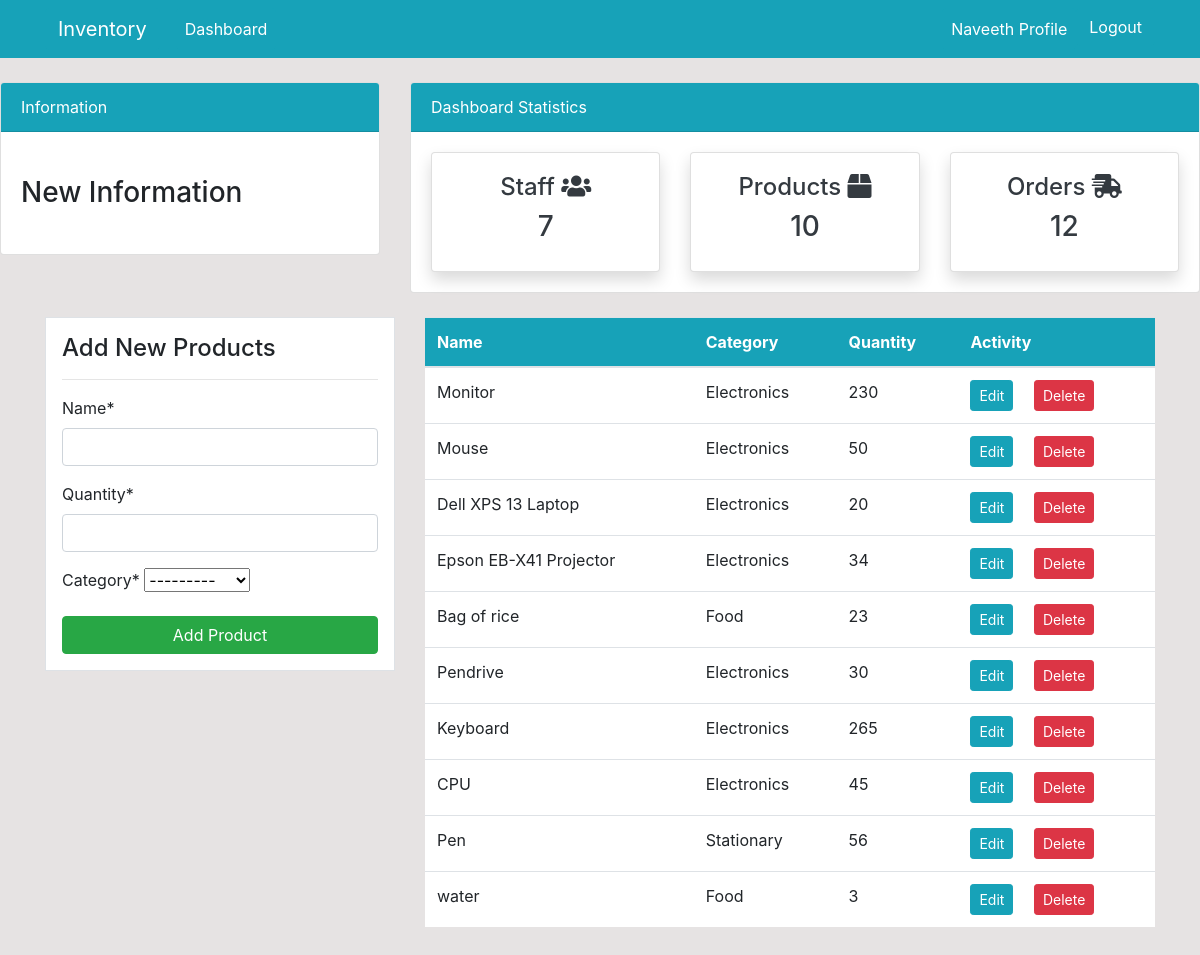
/product/ (signed in), run on the app's committed database.
### dashboard/models.py (models this page shows, shortened)
class Product(models.Model):
    name = models.CharField(max_length=100, null=True)
    quantity = models.PositiveIntegerField(null=True)
    category = models.CharField(max_length=50, choices=CATEGORY, null=True)
    class Meta:
        verbose_name_plural = 'Product'

### dashboard/views.py (the view)
# urls.py: path('product/', views.product, name = 'dashboard-products'),
@login_required
def product(request):
    items = Product.objects.all()
    product_count = items.count()
    orders_count = Order.objects.all().count()
    workers_count = User.objects.all().count()
    if request.method == 'POST':
        form = ProductForm(request.POST)
        if form.is_valid():
            form.save()
            product_name = form.cleaned_data.get('name')
            messages.success(request, f'{product_name} has been added')
            return redirect('dashboard-products')
    else:
        form = ProductForm()
    context = {
        'items': items,
        'form': form,
        'workers_count': workers_count,
        'orders_count' : orders_count,
        'product_count': product_count
    }
    return render(request, 'dashboard/product.html', context)

### dashboard/forms.py
class ProductForm(forms.ModelForm):
    class Meta:
        model = Product
        fields = '__all__'

### templates/dashboard/product.html (shortened to what this page needs)
{% extends 'partials/base.html' %}
{% load crispy_forms_tags %}
{% block content %}
{% include 'partials/topnav.html' %}
<div class = 'container'>
    <div class="row my-4">
        <div class="col-md-4">
            <div class="border bg-white p-3">
                <h4>Add New Products</h4>
                <hr>
                <form method="POST">
                    {{ form|crispy }}
                    <input class="btn btn-success btn-block" type="submit" value="Add Product">
                </form>
            </div>
        </div>
        <div class="col-md-8">
            <table class="table bg-white">
                <thead class="bg-info text-white">
                    <tr>
                        <th scope="col">Name</th>
                        <th scope="col">Category</th>
                        <th scope="col">Quantity</th>
                        <th scope="col">Activity</th>
                    </tr>
                </thead>
                <tbody>
                    {% for item in items %}
                    <tr>
                        <td>{{ item.name }}</td>
                        <td>{{ item.category }}</td>
                        <td>{{ item.quantity }}</td>
                        <td>
                            <a class="btn btn-info btn-sm mr-2" href="{% url 'dashboard-product-update' item.id %}">Edit</a>
                            <a class="btn btn-danger btn-sm ml-2" href="{% url 'dashboard-product-delete' item.id %}">Delete</a>
                        </td>
                    </tr>
                    {% endfor %}
                </tbody>
            </table>
        </div>
    </div>
</div>
{% endblock %}

### templates/partials/nav.html (shortened to what this page needs)
<nav class="navbar navbar-expand-lg navbar-info bg-info">
    <div class="container">
        {% if user.is_authenticated %}
        <a class="navbar-brand btn btn-info text-white" href="{% url 'dashboard-index' %}">Inventory</a>
        <div class="collapse navbar-collapse" id="navbarSupportedContent">
            <ul class="navbar-nav mr-auto">
                <li class="nav-item">
                    <a class="nav-link btn btn-info text-white" href="{% url 'dashboard-index' %}">Dashboard</a>
                </li>
            </ul>
            <ul class="navbar-nav ml-auto">
                <li class="nav-item">
                    <a class="nav-link btn btn-info text-white" href="{% url 'user-profile' %}">{{ user.username }} Profile</a>
                </li>
                <li class="nav-item">
                    <form method="post" action="{% url 'user-logout' %}" style="display: inline;">
                        <button type="submit" class="btn btn-info text-white">Logout</button>
                    </form>
                </li>
            </ul>
        </div>
        {% endif %}
    </div>
</nav>

### static/style.css (style rules this page uses)
body { background: rgb(230, 227, 227); }

### data on the page
Product: name "Monitor", category "Electronics", quantity "230"
Product: name "Mouse", category "Electronics", quantity "50"
Product: name "Dell XPS 13 Laptop", category "Electronics", quantity "20"
Product: name "Epson EB-X41 Projector", category "Electronics", quantity "34"
Product: name "Bag of rice", category "Food", quantity "23"
Product: name "Pendrive", category "Electronics", quantity "30"
Product: name "Keyboard", category "Electronics", quantity "265"
Product: name "CPU", category "Electronics", quantity "45"
Product: name "Pen", category "Stationary", quantity "56"
Product: name "water", category "Food", quantity "3"

### other printed values
{{ user.username }} "Naveeth"
{{ workers_count }} "7"
{{ product_count }} "10"
{{ orders_count }} "12"
